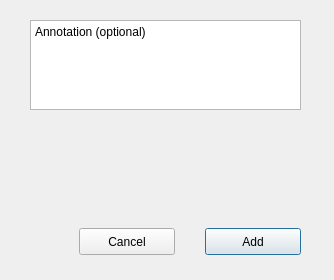
<?xml version="1.0" encoding="UTF-8"?>
<ui version="4.0">
 <class>BookmarkDialog</class>
 <widget class="QDialog" name="BookmarkDialog">
  <property name="geometry">
   <rect>
    <x>0</x>
    <y>0</y>
    <width>334</width>
    <height>280</height>
   </rect>
  </property>
  <property name="windowTitle">
   <string>Bookmark</string>
  </property>
  <widget class="QLabel" name="rangeLabel">
   <property name="geometry">
    <rect>
     <x>30</x>
     <y>120</y>
     <width>271</width>
     <height>20</height>
    </rect>
   </property>
   <property name="text">
    <string/>
   </property>
  </widget>
  <widget class="QPlainTextEdit" name="bookmarkName">
   <property name="geometry">
    <rect>
     <x>30</x>
     <y>20</y>
     <width>271</width>
     <height>90</height>
    </rect>
   </property>
   <property name="plainText">
    <string>Annotation (optional)</string>
   </property>
   <property name="placeholderText">
    <string>Name</string>
   </property>
  </widget>
  <widget class="ColourPickerWidget" name="colourPicker" native="true">
   <property name="geometry">
    <rect>
     <x>30</x>
     <y>160</y>
     <width>271</width>
     <height>38</height>
    </rect>
   </property>
  </widget>
  <widget class="QPushButton" name="pushButton">
   <property name="geometry">
    <rect>
     <x>205</x>
     <y>228</y>
     <width>96</width>
     <height>27</height>
    </rect>
   </property>
   <property name="text">
    <string>Add</string>
   </property>
   <property name="flat">
    <bool>false</bool>
   </property>
  </widget>
  <widget class="QPushButton" name="pushButton_2">
   <property name="geometry">
    <rect>
     <x>79</x>
     <y>228</y>
     <width>96</width>
     <height>27</height>
    </rect>
   </property>
   <property name="text">
    <string>Cancel</string>
   </property>
   <property name="flat">
    <bool>false</bool>
   </property>
  </widget>
 </widget>
 <customwidgets>
  <customwidget>
   <class>ColourPickerWidget</class>
   <extends>QWidget</extends>
   <header>colourpickerwidget.h</header>
  </customwidget>
 </customwidgets>
 <resources/>
 <connections/>
</ui>
